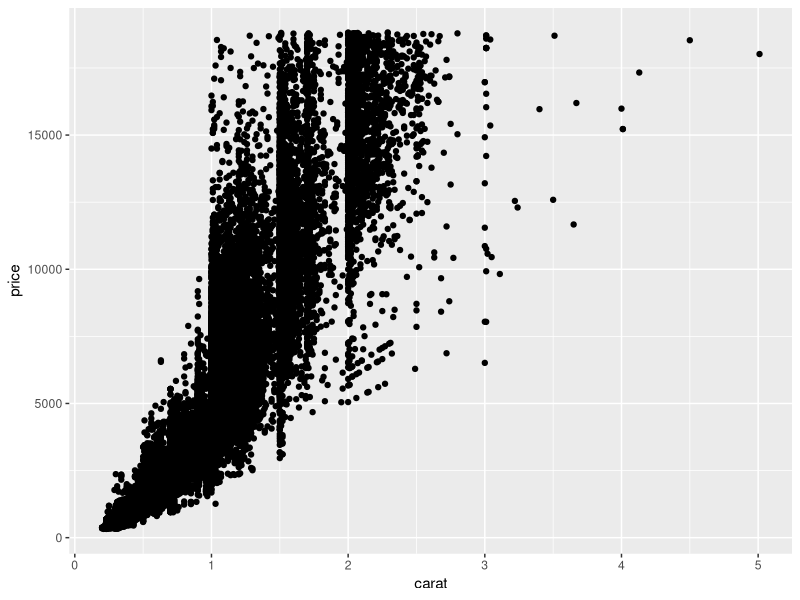
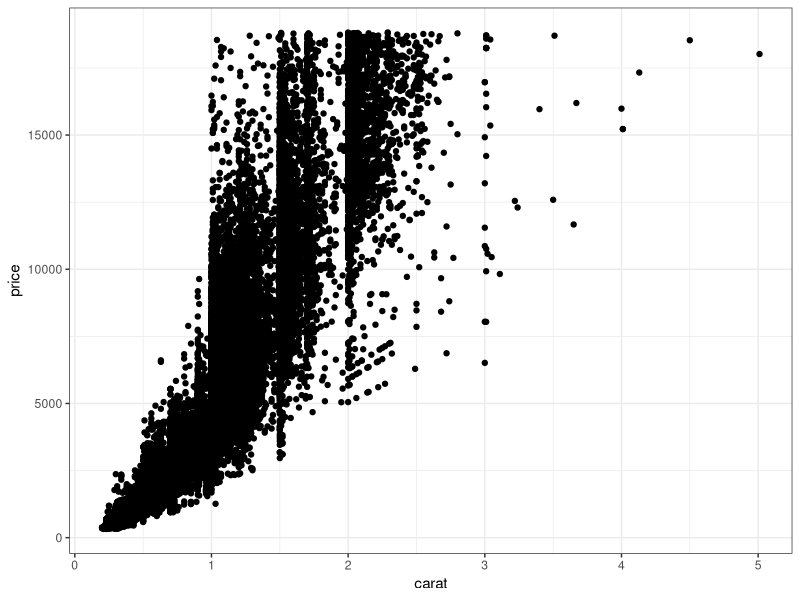
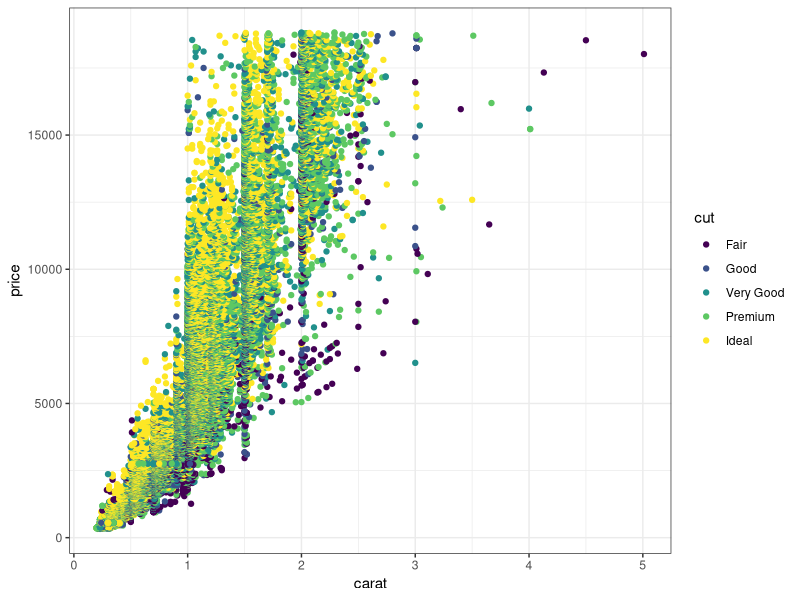
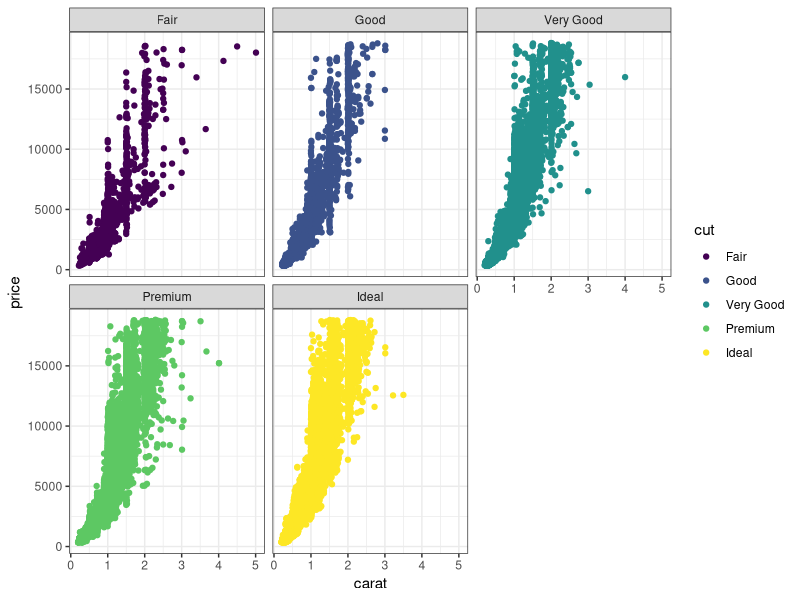
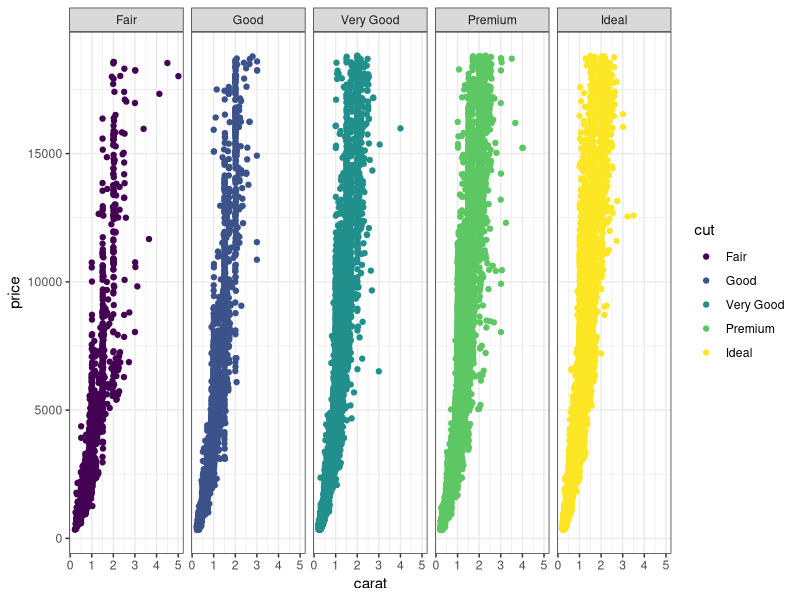
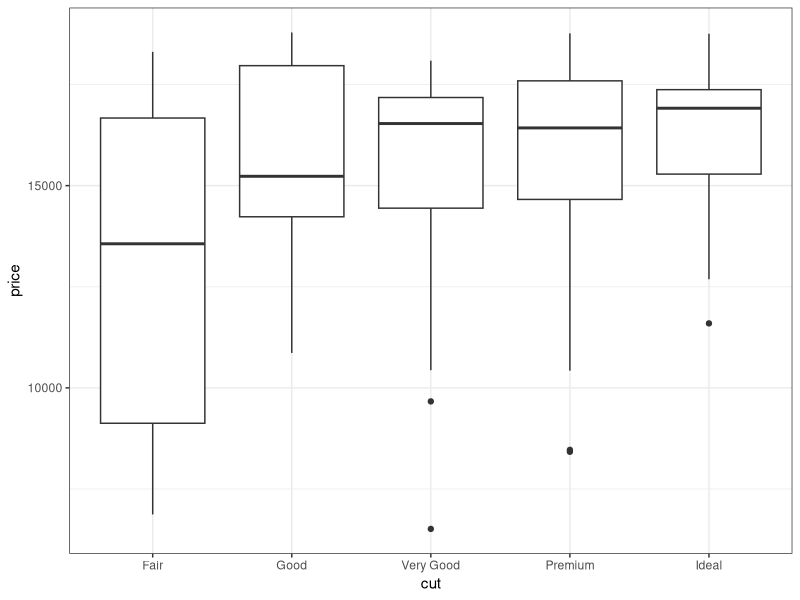
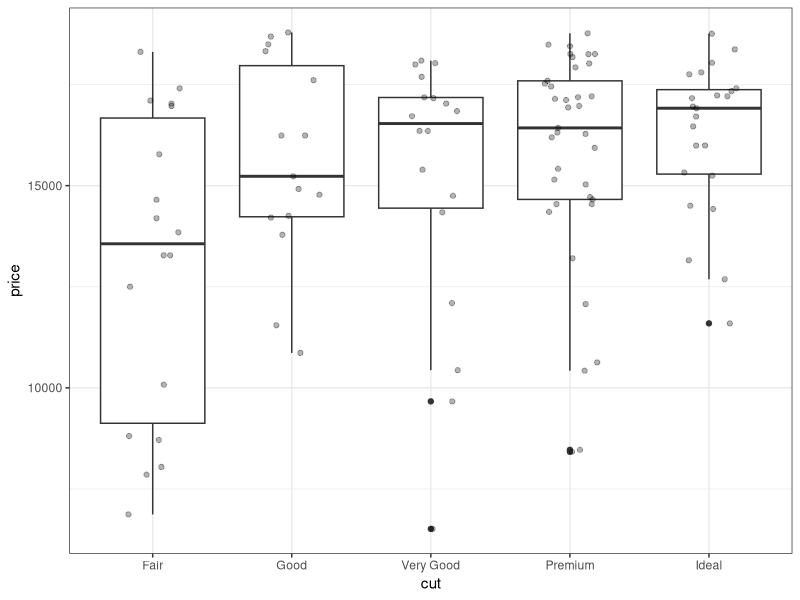
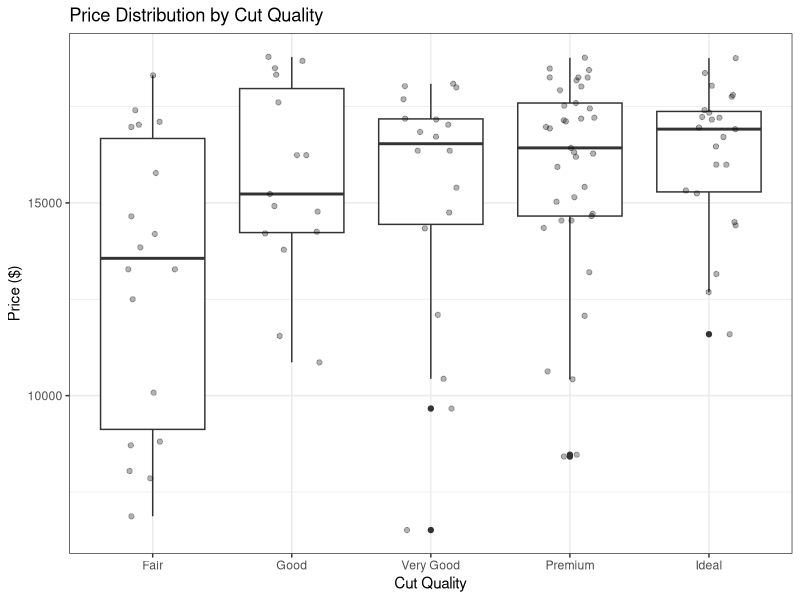

The R source for these figures, in order:
### Tuesday, July 11th
### This lesson is is partially adapted from Chapter 4 of the the R for Graduate Students textbook by Y. Wendy Huynh
# https://bookdown.org/yih_huynh/Guide-to-R-Book/tidyverse.html
# Note: this whole book is a great resource! 


##################################
##### 3.1 INTRO TO TIDYVERSE #####
##################################

# so far, we have focused on functions in base R 
# several widely used packages are preferred by many for data wrangling and visualization 
# tidyverse is a composite package that includes many other packages that could otherwise be installed independently (e.g., dplyr, forcats, ggplot2)
# packages in the tidyverse all share underlying design philosophy, grammar, and data structures  

install.packages('tidyverse')

library(tidyverse)

# why doesn't R keep all packages loaded all the time? 
# one reason is conflicts in the names of functions
# e.g., filter() does different things depending on which package it's being used as a part of 
# you can specify which package you are calling on for a function by using two colons before it
  # package::function()
  # e.g. dplyr::filter()

# load the diamonds data set, which is built in to tidyverse/ggplot  
data(diamonds)
?diamonds
str(diamonds)
# note that the tidyverse stores data in "tibbles"
# tibbles are equivalent to "data frames" in base R

head(diamonds)

### useful tidyverse functions: mutate(), summarize(), filter(), select(), arrange(), count(), rename()

### mutate() ###
# creates new columns that are functions of existing variables. it can also modify or delete columns
# note: the tidyverse uses a pipe (%>%) to organize strings of commands
# begin by specifying your object, then follow with a pipe, then your functions

# what is the price per carat for each diamond? 
diamonds %>% 
  mutate(caratprice = price/carat)
# note that the tidyverse does not require you to specify the data set with the column after the pipe—it just recognizes the column names! 

### summarize() ### 
# creates a tibble  that returns one row for each combination of grouping variables
# you supply which functions you want to be included in the summary
# if there are no grouping variables, the output will have a single row summarizing all observations in the input
# what are the min/max/mean/sd for the price of the diamonds in this data set?
  # no grouping variables
diamonds %>% 
  summarize(min(price),
            max(price),
            mean(price),
            sd(price))

# what about the min/max/mean/sd for each type of cut? 
  # grouping variable = cut
diamonds %>% 
  summarize(.by = cut, 
            min(price),
            max(price),
            mean(price),
            sd(price))

# what about the min/max/mean/sd for each cut x color combination? 
  # grouping variables = cut, color 
diamonds %>% 
  summarize(.by = c(cut,color), 
            min(price),
            max(price),
            mean(price),
            sd(price)) 
# note that you cannot see all rows in the console output 
# we can fix this by adding another pipe and a command to print more rows 
diamonds %>% 
  summarize(.by = c(cut,color), 
            min(price),
            max(price),
            mean(price),
            sd(price)) %>%
  print(n=50) 
# there are 35 cut x color combinations, so any number ≥ 35 works here

### filter() allows you to subset a data frame by retaining all rows that satisfy a logical condition (keep rows for which the condition = TRUE)
# filter for all diamonds costing ≥ $1000
diamonds %>% filter(price >= 1000)
# note that this line does not create a new object as it is currently written

# if you wanted to know how many rows are in the subset of diamonds costing ≥ $1000, you would either need to make a new object or string the command with a pipe
nrow(diamonds)
diamonds.1000 <- diamonds %>% filter(price >= 1000)
nrow(diamonds.1000)
# or
diamonds %>% filter(price >= 1000) %>%
  nrow()

# filter for all diamonds costing ≥ $1000 and with an ideal cut 
diamonds %>% 
  filter(price >= 1000 & cut == 'Ideal')
# or  
diamonds %>% 
  filter(price >= 1000) %>%
  filter(cut == 'Ideal')
# or 
filter(diamonds, price >= 1000 & cut == 'Ideal')

# select() allows you to keep or drop columns using their name and/or class
# suppose we are only interested in price and carats
diamonds %>%
  select(carat,price)
# or 
diamonds %>%
  select(c(carat,price))

# suppose we want to keep everything except the dimensions (x, y, and z in the data set)
diamonds %>%
  select(-x,-y,-z)
# or 
diamonds %>%
  select(-x:-z)

# keep only the columns from carat to clarity 
diamonds %>%
  select(carat:clarity)
# or
diamonds %>%
  select(1:4)

### arrange() allows you to reorder the rows in a data set based on selected columns
# arrange the rows from least to most expensive diamond
diamonds %>% arrange(price)
# from most expensive to least expensive 
diamonds %>% arrange(-price)
# arrange by cut, then price from lowest to highest within each cut type
diamonds %>% 
  group_by(cut) %>%
  arrange(price, .by_group = TRUE)
?group_by

### count() counts the unique values of one or more variables
diamonds %>%
  count(cut)
# our output tells us that there are 1610 fair diamonds in the dataset, 4906 good ones, and so on 


### rename() changes the names of columns/variables 
# change 'price' to 'cost'
diamonds %>%
  rename(cost = price) %>% # rename(new column name = old column name)
  head() # to see the new column name 


#################################
##### 3.2 PLOTTING (GGPLOT) #####
#################################
# we use a pipe to direct our plotting commands to the data set we care about 
# then, we use the function ggplot()
# ggplot uses the nested aes() function to describe how variables in the data are mapped to the plot
  # always specify your variables within aes()!
# we add elements to our plots following the initial ggplot() function by adding '+' to the end of a line

# Create a scatterplot of carat vs. price
diamonds %>% 
  ggplot(aes(x=carat,y=price))+ 
  geom_point()

# let's go ahead and remove the ugly gray background grid
# theme_bw()
diamonds %>% 
  ggplot(aes(x=carat,y=price))+ 
  theme_bw()+ # this line creates a gridded white background
  geom_point()

# color the points by cut
diamonds %>% 
  ggplot(aes(x=carat,y=price))+ 
  theme_bw()+
  geom_point(aes(color = cut))

# the graph above has a lot of data 
# we can use facet_wrap to split our plot into multiple panes for different groups
diamonds %>% 
  ggplot(aes(x=carat,y=price))+ 
  theme_bw()+
  geom_point(aes(color = cut))+
  facet_wrap(~cut)

# make it so that the panes are in a 1 x 5 arrangement
diamonds %>%  
  ggplot(aes(x=carat,y=price))+ 
  theme_bw()+
  geom_point(aes(color = cut))+
  facet_wrap(~cut,1,5)

# ggplot has many plot types
# let's look at the price distribution for diamonds between 2 and 3 carats in size, across the 5 cut types
diamonds %>%
  filter(carat >= 2.5 & carat <= 3) %>%
  ggplot(aes(x = cut, y = price))+
  theme_bw()+
  geom_boxplot()

# boxplots are useful for summarizing the data, but sometimes we want to see each data point
# we can add more than one type of aesthetic to a graph
diamonds %>%
  filter(carat >= 2.5 & carat <= 3) %>%
  ggplot(aes(x = cut, y = price))+
  theme_bw()+
  geom_boxplot()+
  geom_jitter(width = 0.2, alpha = 0.3)
# geom_jitter is similar to geom_point, but it spreads the points out by a certain amount along the x axis so that they don't overlap 
  # width changes how much spread there is in the points along the x axis-- too little and you can't see them individually, too much and they will bleed into adjacent groups
  # alpha changes the transparency of an element 

# we can change the titles and other things like that in ggplot, just as we do in base R
diamonds %>%
  filter(carat >= 2.5 & carat <= 3) %>%
  ggplot(aes(x = cut, y = price))+
  geom_boxplot()+
  theme_bw()+
  geom_jitter(width = 0.2, alpha = 0.3)+
  labs(x='Cut Quality', y='Price ($)',title = 'Price Distribution by Cut Quality')

diamonds %>%
  filter(carat >= 3 & carat <= 4) %>%
  ggplot(aes(x = carat, y = price))+
  theme_bw()+
  geom_boxplot()
# why does this plot look funny? 
# boxplots don't make sense for two continuous variables 
# different plot types will work for different types of data

# histograms require an x axis only 
diamonds %>%
  ggplot(aes(x = price))+
  theme_bw()+
  geom_histogram()

